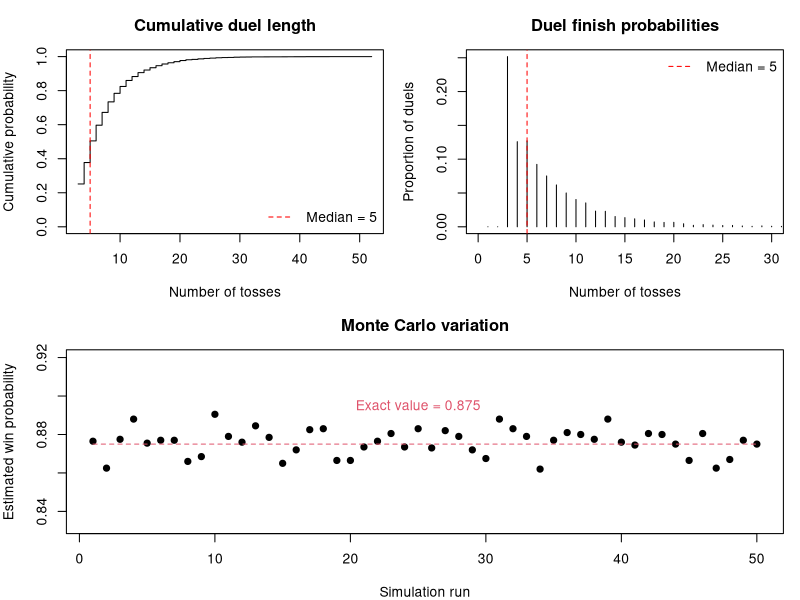

R code for this plot:

# Statistical Programming
# Practical 2: Sequence duels and the perils of independence
#
# Group 3:
# Alejandra Campo Archbold (s3023700)
# Weihang Gu (s2932201)
# Weichen Zhao (s2929481)
#
# Contributions:
# - Alejandra Campo Archbold: []
# - Weihang Gu: []
# - Weichen Zhao: []
#
# GitHub URL: https://github.com/alejandrarchbold/Statistical_Programming.git


#-----------------------------------------------------------------------
# Overview
#-----------------------------------------------------------------------

# Two players choose different patterns of heads (1) and tails (0).
# Both observe the same coin-toss stream. The first pattern to
# appear wins. We simulate duels, estimate win probabilities and
# calculate exact waiting times. We then compare best replies,
# non-transitive cycles and the effects of coin bias.


#-----------------------------------------------------------------------
# Function definitions
#-----------------------------------------------------------------------


# Question 1: firsthit

firsthit <- function(x, a) {
  # Description: finds the first occurrence of a in x.
  # Inputs: x (coin tosses), a (the pattern to find).
  # Output: the ending position of the first match, or NA.
  # How it works: checks each window of length k in order.
  
  k <- length(a)
  n <- length(x)
  
  if (k == 0) {
    stop("Please enter a 0/1 pattern.")
  }
  
  if (n < k) {
    return(NA_integer_)
  }
  
  for (m in k:n) {
    w <- x[(m - k + 1):m]
    
    if (all(w == a)) {
      return(m)
    }
  }
  
  return(NA_integer_)
}


# Shared simulation function for Question 2, Question 3 and Question 4

race <- function(l_patterns, p = 0.5, nreps = 1, block = 20) {
  # Description: simulates coin streams until a pattern appears.
  # Inputs: l_patterns (list of patterns), p (chance of heads),
  #         nreps (number of streams), block (batch size).
  # Output: matrix containing winner indices and toss counts.
  # How it works: checks patterns using a sliding window.
  #         Only unfinished streams receive new blocks.
  
  # Check that l_patterns is a non-empty list.
  if (!is.list(l_patterns) || length(l_patterns) == 0) {
    stop("the patterns must be a non-empty list.")
  }
  
  k <- length(l_patterns[[1]])
  
  if (k == 0) {
    stop("Patterns cannot be empty. Add 0/1 pattern.")
  }
  
  # Check each pattern.
  for (i in seq_along(l_patterns)) {
    
    a <- l_patterns[[i]]
    
    if (!is.numeric(a) || length(a) != k ||
        anyNA(a) || !all(a %in% c(0, 1))) {
      stop("Patterns must have equal lengths and contain 0/1.")
    }
    
    # Check that no two patterns are identical.
    if (i > 1) {
      for (j in seq_len(i - 1)) {
        if (all(a == l_patterns[[j]])) {
          stop("Patterns must be different.")
        }
      }
    }
  }
  
  # Check the simulation parameters.
  if (length(p) != 1 || !is.numeric(p) ||
      !is.finite(p) || p <= 0 || p >= 1) {
    stop("p must be between 0 and 1.")
  }
  
  if (length(nreps) != 1 || !is.numeric(nreps) ||
      !is.finite(nreps) || nreps < 1 ||
      nreps != floor(nreps)) {
    stop("nreps must be a positive integer.")
  }
  
  if (length(block) != 1 || !is.numeric(block) ||
      !is.finite(block) || block < 1 ||
      block != floor(block)) {
    stop("block must be a positive integer.")
  }
  
  # Store the most recent k tosses for each stream.
  recent <- matrix(0, nrow = nreps, ncol = k)
  
  winner <- rep(NA_integer_, nreps)
  tosses <- integer(nreps)
  
  active <- seq_len(nreps)
  
  # Continue until every stream has a winner.
  while (length(active) > 0) {
    
    # Generate new tosses for unfinished streams.
    new <- matrix(
      rbinom(length(active) * block, size = 1, prob = p),
      nrow = length(active),
      ncol = block
    )
    
    for (j in seq_len(block)) {
      
      unfinished <- which(is.na(winner[active]))
      
      if (length(unfinished) == 0) {
        break
      }
      
      rows <- active[unfinished]
      current <- new[unfinished, j]
      
      # Update the sliding window.
      if (k > 1) {
        recent[rows, 1:(k - 1)] <-
          recent[rows, 2:k, drop = FALSE]
      }
      
      recent[rows, k] <- current
      tosses[rows] <- tosses[rows] + 1
      
      # A match is possible after at least k tosses.
      ready <- rows[tosses[rows] >= k]
      
      if (length(ready) == 0) {
        next
      }
      
      windows <- recent[ready, , drop = FALSE]
      
      # Compare the window with each pattern.
      for (q in seq_along(l_patterns)) {
        
        a <- l_patterns[[q]]
        
        target <- matrix(
          a,
          nrow = length(ready),
          ncol = k,
          byrow = TRUE
        )
        
        matched <- rowSums(windows == target) == k
        
        winner[ready[matched]] <- q
      }
    }
    
    # Keep only streams without a winner.
    active <- which(is.na(winner))
  }
  
  return(cbind(winner = winner, tosses = tosses))
}


# Question 2: duel

duel <- function(a, b, p = 0.5) {
  # Description: simulates one duel between a and b.
  # Inputs: a and b (patterns), p (chance of heads).
  # Output: c(winner, tosses), with 1 for a and 0 for b.
  # How it works: calls race for one shared coin stream.
  
  result <- race(list(a, b), p, nreps = 1)
  
  return(c(
    winner = as.integer(result[1, "winner"] == 1),
    tosses = unname(result[1, "tosses"])
  ))
}


# Question 3: pwin

pwin <- function(a, b, p = 0.5, nreps = 10000) {
  # Description: estimates the probability that a beats b.
  # Inputs: a and b (patterns), p (heads), nreps (duels).
  # Output: the proportion of games won by a.
  # How it works: counts the wins for a across simulated duels.
  
  results <- race(list(a, b), p, nreps = nreps)
  
  return(mean(results[, "winner"] == 1))
}


# Question 4: ewait

ewait <- function(a, p = 0.5) {
  # Description: calculates the exact mean waiting time for a.
  # Inputs: a (pattern), p (chance of heads).
  # Output: expected tosses until a first appears.
  # How it works: uses matching prefixes and suffixes of a.
  
  k <- length(a)
  
  if (k == 0 || anyNA(a) || any(!(a %in% c(0, 1)))) {
    stop("Please enter a non-empty 0/1 pattern.")
  }
  
  if (length(p) != 1 || !is.numeric(p) ||
      !is.finite(p) || p <= 0 || p >= 1) {
    stop("p must be between 0 and 1.")
  }
  
  wait <- 0
  
  for (j in seq_len(k)) {
    
    prefix <- a[1:j]
    suffix <- a[(k - j + 1):k]
    
    if (all(prefix == suffix)) {
      
      heads <- sum(prefix)
      tails <- j - heads
      
      prob <- p^heads * (1 - p)^tails
      
      wait <- wait + 1 / prob
    }
  }
  
  return(wait)
}


# Question 4: simwait

simwait <- function(a, p = 0.5, nreps = 3000) {
  # Description: simulates waiting times for a single pattern.
  # Inputs: a (pattern), p (heads), nreps (independent runs).
  # Output: the waiting time for each simulated stream.
  # How it works: calls race with one pattern instead of two.
  
  results <- race(list(a), p, nreps = nreps)
  
  return(results[, "tosses"])
}


# Question 5: all_patterns

all_patterns <- function(k) {
  # Description: generates all patterns of length k.
  # Input: k (positive integer).
  # Output: a matrix of patterns in binary counting order.
  # How it works: creates all 0/1 combinations with expand.grid.
  
  if (length(k) != 1 || !is.numeric(k) ||
      !is.finite(k) || k < 1 || k != floor(k)) {
    stop("k must be a positive integer.")
  }
  
  patterns <- expand.grid(rep(list(0:1), k))
  patterns <- as.matrix(patterns)
  patterns <- patterns[, k:1, drop = FALSE]
  
  return(unname(patterns))
}


# Question 5: label

label <- function(a) {
  # Description: converts a binary pattern to H/T notation.
  # Input: a (0/1 pattern).
  # Output: a character label.
  # How it works: maps 0 to T and 1 to H.
  
  return(paste(c("T", "H")[a + 1], collapse = ""))
}


# Question 5: pmat

pmat <- function(k, p = 0.5, nreps = 10000) {
  # Description: estimates win probabilities for all pattern pairs.
  # Inputs: k (pattern length), p (heads), nreps (games per pair).
  # Output: matrix M, with M[i,j] = P(row i beats column j).
  # How it works: simulates each pair once and fills both entries.
  
  patterns <- all_patterns(k)
  n <- nrow(patterns)
  
  labels <- apply(patterns, 1, label)
  
  M <- matrix(NA_real_, nrow = n, ncol = n)
  
  rownames(M) <- labels
  colnames(M) <- labels
  
  for (i in seq_len(n - 1)) {
    
    for (j in (i + 1):n) {
      
      a <- patterns[i, ]
      b <- patterns[j, ]
      
      prob <- pwin(a, b, p = p, nreps = nreps)
      
      M[i, j] <- prob
      M[j, i] <- 1 - prob
    }
  }
  
  return(M)
}


# Question 5(a): best_reply

best_reply <- function(M) {
  # Description: finds the best reply to each pattern.
  # Input: M (win probability matrix).
  # Output: each pattern's best reply and its win probability.
  # How it works: finds the largest entry in each column.
  
  n <- ncol(M)
  
  result <- data.frame(
    pattern = colnames(M),
    reply = character(n),
    probability = numeric(n)
  )
  
  for (j in seq_len(n)) {
    
    best <- which.max(M[, j])
    
    result$reply[j] <- rownames(M)[best]
    result$probability[j] <- M[best, j]
  }
  
  result$probability <- round(result$probability, 3)
  
  return(result)
}


# Question 5(b): even_pairs

even_pairs <- function(M, tol = 0.03) {
  # Description: finds pairs with nearly equal win probabilities.
  # Inputs: M (win matrix), tol (allowed distance from 0.5).
  # Output: a table of pairs and their estimated probabilities.
  # How it works: checks the upper triangle of M.
  
  pos <- which(
    upper.tri(M) & abs(M - 0.5) < tol,
    arr.ind = TRUE
  )
  
  result <- data.frame(
    pattern_a = rownames(M)[pos[, 1]],
    pattern_b = colnames(M)[pos[, 2]],
    p_a_wins = round(M[pos], 3)
  )
  
  return(result)
}


# Question 5(b): find_cycle

find_cycle <- function(M, cutoff = 0.55) {
  # Description: finds a shortest clear non-transitive cycle.
  # Inputs: M (win matrix), cutoff (minimum win probability).
  # Output: pattern indices forming the cycle, or NULL.
  # How it works: uses breadth-first search from each pattern.
  
  n <- nrow(M)
  
  if (n < 3) {
    return(NULL)
  }
  
  beats <- M > cutoff
  beats[is.na(beats)] <- FALSE
  
  best <- NULL
  
  for (start in seq_len(n)) {
    
    visited <- rep(FALSE, n)
    visited[start] <- TRUE
    
    parent <- rep(NA_integer_, n)
    queue <- start
    cycle <- NULL
    
    while (length(queue) > 0 && is.null(cycle)) {
      
      u <- queue[1]
      queue <- queue[-1]
      
      for (v in which(beats[u, ])) {
        
        if (v == start) {
          
          path <- u
          
          while (path[1] != start) {
            path <- c(parent[path[1]], path)
          }
          
          cycle <- c(path, start)
          break
        }
        
        if (!visited[v]) {
          visited[v] <- TRUE
          parent[v] <- u
          queue <- c(queue, v)
        }
      }
    }
    
    if (!is.null(cycle) && length(cycle) >= 4 &&
        (is.null(best) || length(cycle) < length(best))) {
      best <- cycle
    }
  }
  
  return(best)
}


# Question 5(b): show_cycle

show_cycle <- function(M, cutoff = 0.55) {
  # Description: displays a non-transitive cycle.
  # Inputs: M (win matrix), cutoff (minimum win probability).
  # Output: the cycle and the probability of each step.
  # How it works: prints the results returned by find_cycle.
  
  cycle <- find_cycle(M, cutoff)
  
  if (is.null(cycle)) {
    cat("No clear non-transitive cycle found.\n")
    return(invisible(NULL))
  }
  
  labels <- rownames(M)
  
  cat(
    "Cycle of length", length(cycle) - 1, ":",
    paste(labels[cycle], collapse = " -> "), "\n"
  )
  
  for (i in seq_len(length(cycle) - 1)) {
    
    a <- cycle[i]
    b <- cycle[i + 1]
    
    cat(
      labels[a], "beats", labels[b], ":",
      round(M[a, b], 3), "\n"
    )
  }
}


#-----------------------------------------------------------------------
# Run code and analysis
#-----------------------------------------------------------------------

start_time <- proc.time()["elapsed"]

set.seed(2026)


# Question 1: Test firsthit.

x <- c(1, 0, 0, 1, 0, 1, 1, 1, 0)
a <- c(1, 0, 1)
x1 <- c()

cat("Q1: First hit of HTH:", firsthit(x, a), "\n")
cat("Q1: HHH absent:", firsthit(x, c(1, 1, 1)), "\n")
cat("Q1: Short stream:", firsthit(c(1, 0), a), "\n")
cat("Q1: error:", firsthit(x1, a), "\n")


# Q2: Simulate one duel.

cat("\nQ2: One duel between HTH and THH\n")

print(duel(c(1, 0, 1), c(0, 1, 1)))


# Q3: Estimate the win probability.

p_fair <- pwin(c(1, 1, 1), c(0, 1, 1))

cat("\nQ3: Win probability estimate\n")
cat("P(HHH beats THH):", round(p_fair, 3), "\n")


# Q4: Compare exact and simulated waiting times.

patterns4 <- list(
  c(1, 1, 1),
  c(1, 1, 0),
  c(1, 0, 1),
  c(1, 1, 0)
)

probs4 <- c(0.5, 0.5, 0.5, 0.7)

exact4 <- numeric(length(patterns4))
mc4 <- numeric(length(patterns4))

for (i in seq_along(patterns4)) {
  
  exact4[i] <- ewait(patterns4[[i]], p = probs4[i])
  
  mc4[i] <- mean(simwait(patterns4[[i]], p = probs4[i]))
}

comparison4 <- data.frame(
  pattern = vapply(patterns4, label, character(1)),
  p = probs4,
  exact = round(exact4, 3),
  simulated = round(mc4, 3)
)

cat("\nQ4: Exact and simulated waiting times\n")
print(comparison4, row.names = FALSE)


# Q5: Construct the fair-coin win probability matrix.

M <- pmat(k = 3, p = 0.5, nreps = 10000)


# Q5(a): Best replies.

cat("\nQ5(a): Best replies\n")
print(best_reply(M), row.names = FALSE)


# Q5(b): Nearly even pairs and a non-transitive cycle.

cat("\nQ5(b): Nearly even pairs\n")
print(even_pairs(M), row.names = FALSE)

cat("\nQ5(b): Shortest non-transitive cycle\n")
show_cycle(M)


# Q5(c): Compare waiting times with duel performance.

patterns3 <- all_patterns(3)
waits3 <- numeric(nrow(patterns3))

for (i in seq_len(nrow(patterns3))) {
  waits3[i] <- ewait(patterns3[i, ])
}

avg_win <- rowMeans(M, na.rm = TRUE)

comparison5 <- data.frame(
  pattern = rownames(M),
  expected_wait = waits3,
  mean_duel_win = round(avg_win, 3)
)

comparison5 <- comparison5[
  order(comparison5$expected_wait),
]

cat("\nQ5(c): Waiting times and average duel win probabilities\n")
print(comparison5, row.names = FALSE)

cat(
  "P(TTH beats THH):",
  round(M["TTH", "THH"], 3),
  "\n"
)


# Q6: Duel duration and Monte Carlo variation.

a6 <- c(0, 1, 1)
b6 <- c(1, 1, 1)

# Use the same duel data for the first two plots.
games <- race(list(a6, b6), nreps = 10000)

duration <- games[, "tosses"]
counts <- tabulate(duration)
proportions <- counts / length(duration)
median_tosses <- median(duration)

# Use 50 independent estimates for the third plot.
estimates <- numeric(50)

for (i in seq_len(50)) {
  estimates[i] <- pwin(a6, b6, nreps = 2000)
}

# Arrange the three plots.
oldpar <- par(no.readonly = TRUE)
layout(matrix(c(1, 2, 3, 3), nrow = 2, byrow = TRUE))
par(mar = c(4, 4, 3, 1))


# Plot 1: Empirical cumulative distribution.

freq <- table(duration)
xval <- as.numeric(names(freq))
cumprob <- cumsum(as.numeric(freq)) / length(duration)

plot(
  xval, cumprob,
  type = "s",
  ylim = c(0, 1),
  xlab = "Number of tosses",
  ylab = "Cumulative probability",
  main = "Cumulative duel length"
)

abline(v = median_tosses, col = "red", lty = 2)

legend(
  "bottomright",
  legend = paste("Median =", median_tosses),
  col = "red",
  lty = 2,
  bty = "n"
)


# Plot 2: Discrete duel finish probabilities.

plot(
  seq_along(proportions), proportions,
  type = "h",
  xlim = c(0, min(30, length(proportions))),
  xlab = "Number of tosses",
  ylab = "Proportion of duels",
  main = "Duel finish probabilities"
)

abline(v = median_tosses, col = "red", lty = 2)

legend(
  "topright",
  legend = paste("Median =", median_tosses),
  col = "red",
  lty = 2,
  bty = "n"
)


# Plot 3: Monte Carlo variation.

reference <- 7 / 8
limits <- range(c(estimates, reference)) + c(-0.03, 0.03)

plot(
  estimates,
  pch = 19,
  ylim = limits,
  xlab = "Simulation run",
  ylab = "Estimated win probability",
  main = "Monte Carlo variation"
)

lines(
  c(1, 50),
  c(reference, reference),
  col = 2,
  lty = 2
)

text(
  25,
  reference + 0.02,
  "Exact value = 0.875",
  col = 2
)

layout(1)
par(oldpar)


# Q7: Investigate the effect of coin bias.

for (bias in c(0.25, 0.7)) {
  
  M_bias <- pmat(k = 3, p = bias, nreps = 20000)
  
  cat("\nQ7: Best replies for p =", bias, "\n")
  print(best_reply(M_bias), row.names = FALSE)
  
  cat("\nQ7: Non-transitive cycle for p =", bias, "\n")
  show_cycle(M_bias)
}

# Coin bias changes best replies and can change the cycles found.


#-----------------------------------------------------------------------
# Conclusion
#-----------------------------------------------------------------------

# Expected waiting times for individual patterns do not determine
# their head-to-head win probabilities. Both patterns share the same
# toss stream, so their waiting times are dependent. Comparing only
# separate mean waiting times ignores this dependence and can give
# misleading rankings.


#-----------------------------------------------------------------------
# Running time
#-----------------------------------------------------------------------

cat(
  "\nElapsed time (seconds):",
  round(proc.time()["elapsed"] - start_time, 2),
  "\n"
)
